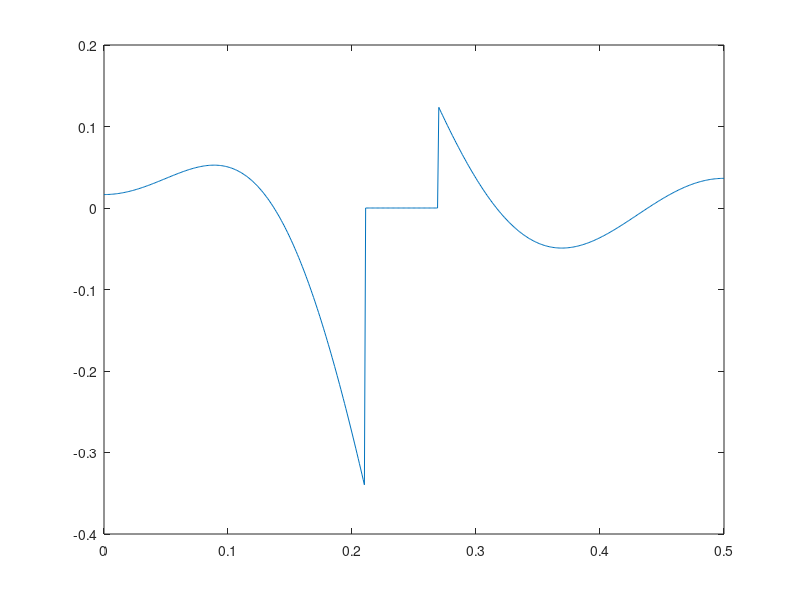

Recreate this plot in MATLAB. (Note: this script raises an error after producing the figure.)
clear;
clc;

N = 7;  % filter length
k = (N - 1)/2; 

W_big = 1;
W_small = 0.5;
delta = 0.001;
F = 0:delta:0.5;

Hd_center = 0.24;
W_high = 0.27;
W_low = 0.21;

h = zeros(k+2,1);
A = zeros(k+2,k+2);
S = zeros(k+2,1);  
Hd = zeros(k+2,1);
W = zeros(k+2,1);
P = []; % extreme points

% for all F
Hd_delta = zeros(size(F,2),1);
W_delta = zeros(size(F,2),1);
err = zeros(size(F,2),1);
R = zeros(size(F,2),1);

E0 = 0;
E1 = inf;

for i = 1:size(F,2)
    if(F(i)<Hd_center)
        Hd_delta(i) = 1;
    else
        Hd_delta(i) = 0;
    end
end


for i = 1:size(F,2)
    if(F(i)<=W_low)
        W_delta(i) = W_big;
    elseif(F(i)>=W_high) 
        W_delta(i) = W_small;
    else % transition band
        W_delta(i) = 0;
    end
end


% step 1
Fm = [0.05, 0.15, 0.3, 0.4, 0.5];

for kk=1:3 %while (E1-E0>delta || E1-E0<0)
    % step 2
    for i = 1:(k+2)
        for j = 1:(k+1)
            A(i,j) = cos(2*pi*(j-1)*Fm(i)); % cos(2*pi*k*F)
        end
    end
    
    
    for i = 1:(k+2)
        if(Fm(i)<=W_low)
            W(i) = W_big;
        elseif(Fm(i)>=W_high) 
            W(i) = W_small;
        else
            W(i) = 0;
        end
    end
    
    
    for i = 1:(k+2)
        A(i,(k+2)) = ((-1)^(i-1))/W(i); % (-1)^(k+1)/W(Fk+1)
    end
    
    
    for i = 1:(k+2)
        if(Fm(i)<Hd_center)
            Hd(i) = 1;
        else
            Hd(i) = 0;
        end
    end
    A
    Hd
    S = inv(A)*Hd   % A^(-1)*b
    
    
    % step 3
    R = zeros(size(F,2),1);
    for i=1:size(F,2)
        for j=1:k+1
            R(i) = R(i)+S(j)*cos(2*pi*(j-1)*F(i));
        end
        err(i) = (R(i)-Hd_delta(i))*W_delta(i);
    end
    figure(kk)
    plot(F, err)
    
    
    % step 4
    temp_err = [0; err; 0;];
    ex_max = islocalmax(temp_err);
    ex_min = islocalmin(temp_err);
    
    P = [];
    for i=2:size(F,2)+1
        if(ex_max(i))
            P = [P, F(i-1)];
        end
        if(ex_min(i))
            P = [P, F(i-1)];
        end
    end
    disp("orignial P");
    P
    if (size(P,2)==k+4)
        P = P(2:k+3)
    elseif (size(P,2)==k+3)
        if(abs(err(1))>abs(err(k+2)))
            P = P(1:k+2)
        else
            P = P(2:k+3)
        end
    elseif (size(P,2)~=k+2)
        P = P(2:k+3)

    end
    
    % step 5
    E1 = E0;
    E0 = max(abs(err))
    
    Fm = P
end

% step 6
h(k+1) = S(1);
for i = 1:k
    h(k+i+1) = S(i+1)/2;
    h(k-i+1) = S(i+1)/2;
end
h